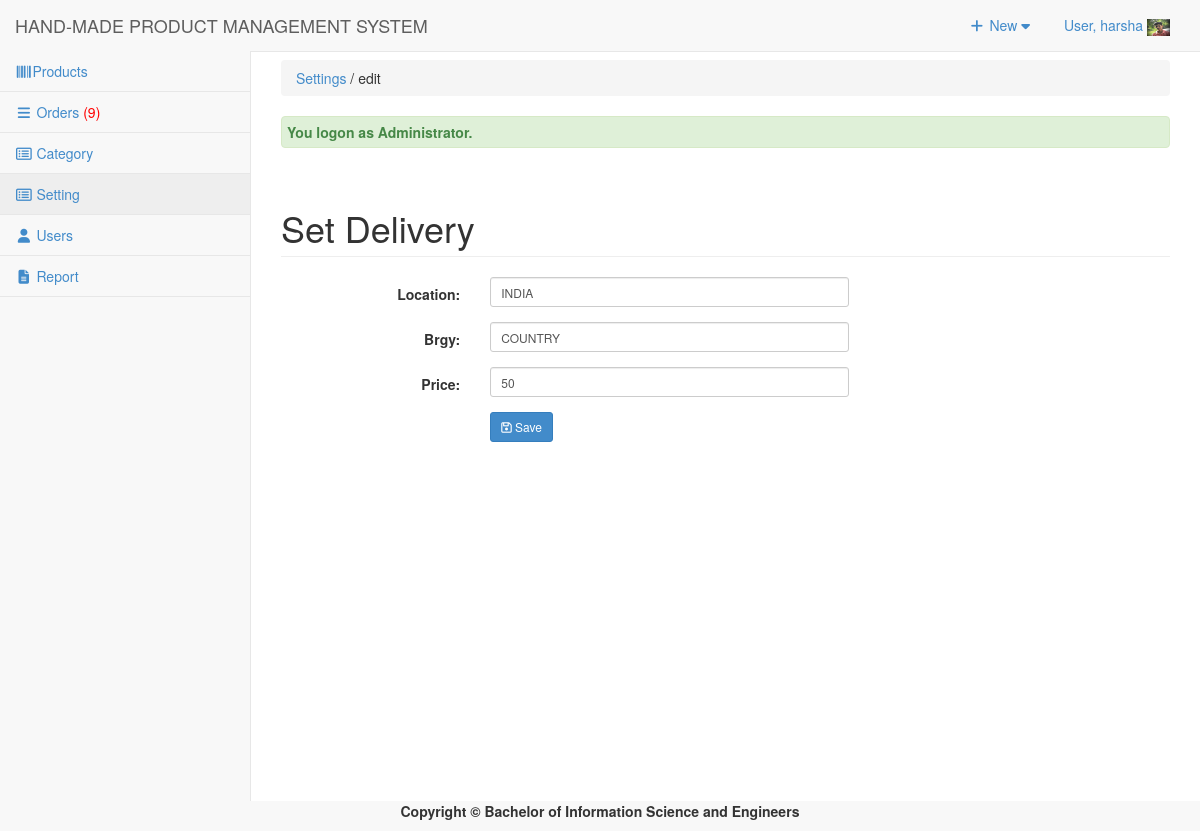
Screenshot of /admin/settings/index.php?view=edit&id=1 (signed in) with the database file from the repository.
### tables this page shows
CREATE TABLE `tbluseraccount` (
  `USERID` int(11) NOT NULL,
  `U_NAME` varchar(122) NOT NULL,
  `U_USERNAME` varchar(122) NOT NULL,
  `U_PASS` varchar(122) NOT NULL,
  `U_ROLE` varchar(30) NOT NULL,
  `USERIMAGE` varchar(255) NOT NULL
);

CREATE TABLE `tblsetting` (
  `SETTINGID` int(11) NOT NULL,
  `PLACE` text NOT NULL,
  `BRGY` varchar(90) NOT NULL,
  `DELPRICE` double NOT NULL
);

### admin/settings/index.php (called while the page is built, shortened)
<?php
require_once("../../include/initialize.php");
$view = (isset($_GET['view']) && $_GET['view'] != '') ? $_GET['view'] : '';
$header=$view;
$title="Settings";
require_once ("../theme/templates.php");
?>

### include/database.php (called while the page is built, shortened)
<?php
class Database {
	var $sql_string = '';
	private $conn;
	public function open_connection() {
		$this->conn = mysqli_connect(server,user,pass);
		if(!$this->conn){
			echo "Problem in database connection! Contact administrator!";
			exit();
		}else{
			$db_select = mysqli_select_db($this->conn,database_name);
		}
	}
	function setQuery($sql='') {
		$this->sql_string=$sql;
	}
	function executeQuery() {
		$result = mysqli_query($this->conn,$this->sql_string);
		return $result;
	}
	private function confirm_query($result) {
		return $result;
	}
	function loadSingleResult() {
		$cur = $this->executeQuery();
		while ($row = mysqli_fetch_object($cur)) {
		return $data = $row;
		}
	}
	public function num_rows($result_set) {
		return mysqli_num_rows($result_set);
	}
}
$mydb = new Database();
?>

### include/accounts.php (called while the page is built, shortened)
<?php
require_once(LIB_PATH.DS.'database.php');
class User {
	protected static  $tblname = "tbluseraccount";
	function single_user($id=""){
			global $mydb;
			$mydb->setQuery("SELECT * FROM ".self::$tblname."
				Where USERID= '{$id}' LIMIT 1");
			$cur = $mydb->loadSingleResult();
			return $cur;
	}
}
?>

### include/settings.php (called while the page is built, shortened)
<?php
require_once(LIB_PATH.DS.'database.php');
class Setting {
	protected static  $tblname = "tblsetting";
	function single_setting($id=""){
			global $mydb;
			$mydb->setQuery("SELECT * FROM ".self::$tblname."
				Where SETTINGID= '{$id}' LIMIT 1");
			$cur = $mydb->loadSingleResult();
			return $cur;
	}
}
?>

### admin/settings/setDeliveryFee.php (the view, shortened to what this page needs)
<?php
 if (isset($_GET['id'])){
  @$ID = $_GET['id'];
  $setting = New Setting();
  $set = $setting->single_setting($ID);
 ?>
<form class="form-horizontal span6" action="controller.php?action=edit" method="POST" enctype="multipart/form-data"    >
 <div class="row">
         <div class="col-lg-12">
            <h1 class="page-header">Set Delivery</h1>
          </div>
       </div>
                 <div class="form-group">
                    <div class="col-md-8">
                      <label class="col-md-4 control-label" for=
                      "PLACE">Location:</label>
                      <div class="col-md-8">
                             <input class="form-control input-sm" id="PLACE" name="PLACE" placeholder=
                            "Location" type="text" value="<?php echo $set->PLACE ?>">
                      </div>
                    </div>
                  </div>
                  <div class="form-group">
                    <div class="col-md-8">
                      <label class="col-md-4 control-label" for=
                      "BRGY">Brgy:</label>
                      <div class="col-md-8">
                             <input class="form-control input-sm" id="BRGY" name="BRGY" placeholder=
                            "Location" type="text" value="<?php echo $set->BRGY ?>">
                      </div>
                    </div>
                  </div>
                  <div class="form-group">
                    <div class="col-md-8">
                      <label class="col-md-4 control-label" for=
                      "DELPRICE">Price:</label>
                      <div class="col-md-8">
                             <input class="form-control input-sm" id="DELPRICE" name="DELPRICE" placeholder=
                            "Delivery Price" type="text" value="<?php echo $set->DELPRICE ?>">
                      </div>
                    </div>
                  </div>
             <div class="form-group">
                    <div class="col-md-8">
                      <label class="col-md-4 control-label" for=
                      "idno"></label>
                      <div class="col-md-8">
                        <button class="btn  btn-primary btn-sm" name="save" type="submit" ><span class="fa fa-save fw-fa"></span> Save</button>
                      </div>
                    </div>
                  </div>
        </form>
<?php   }
?>

### admin/theme/templates.php (shortened to what this page needs)
<!DOCTYPE html>
<html lang="en">
<head>
<link href="<?php echo web_root; ?>admin/css/bootstrap.min.css" rel="stylesheet">
<link href="<?php echo web_root; ?>admin/css/metisMenu.min.css" rel="stylesheet">
<link href="<?php echo web_root; ?>admin/css/timeline.css" rel="stylesheet">
<link href="<?php echo web_root; ?>admin/css/sb-admin-2.css" rel="stylesheet">
<link href="<?php echo web_root; ?>admin/font/css/font-awesome.min.css" rel="stylesheet" type="text/css">
<link href="<?php echo web_root; ?>admin/font/font-awesome.min.css" rel="stylesheet" type="text/css">
<link href="<?php echo web_root; ?>admin/css/dataTables.bootstrap.css" rel="stylesheet">
<link href="<?php echo web_root; ?>css/bootstrap-datetimepicker.min.css" rel="stylesheet" media="screen">
<link href="<?php echo web_root; ?>css/datepicker.css" rel="stylesheet" media="screen">
<link href="<?php echo web_root; ?>admin/css/costum.css" rel="stylesheet">
<link href="<?php echo web_root; ?>admin/css/ekko-lightbox.css" rel="stylesheet">
</head>
  <?php
    $query = "SELECT * FROM tblsummary WHERE ORDEREDSTATS = 'Pending'";
    $mydb->setQuery($query);
    $cur = $mydb->executeQuery();
    $rowscount = $mydb->num_rows($cur);
    $res = isset($rowscount)? $rowscount : 0;
    if($res>0){
    $order = '<span style="color:red;">('.$res.')</span>';
    }else{
        $order = '<span> ('.$res.')</span>';
    }
?>
<body>
   <div id="wrapper">
        <nav class="navbar navbar-default navbar-static-top  " role="navigation" style="margin-bottom: 0">
            <div class="navbar-header">
                 <a class="navbar-brand"  href="<?php echo web_root; ?>admin/index.php" >HAND-MADE PRODUCT MANAGEMENT SYSTEM</a>
            </div>
            <ul class="nav navbar-top-links navbar-right">
                 <li class="dropdown">
                    <a class="dropdown-toggle" data-toggle="dropdown" href="#">
                        <i class="fa fa-plus fa-fw"></i> New  <i class="fa fa-caret-down"></i>
                    </a>
                </li>
<?php
 $user = New User();
$singleuser = $user->single_user($_SESSION['USERID']);
?>
                <li class="dropdown">
                    <a class="dropdown-toggle" data-toggle="dropdown" href="#">
                        User, <?php echo $_SESSION['U_NAME']; ?> <img title="profile image" width="23px" height="17px" src="<?php echo web_root.'admin/user/'.$singleuser ->USERIMAGE ?>">
                    </a>
                </li>
            </ul>
            <div class="navbar-default sidebar" role="navigation">
                <div class="sidebar-nav navbar-collapse">
                    <ul class="nav" id="side-menu">
                        <li>
                             <a href="<?php echo web_root; ?>admin/products/index.php"><i class="fa fa-barcode fa-fw"></i>Products </a>
                        </li>
                        <li>
                             <a href="<?php echo web_root; ?>admin/orders/index.php" ><i class="fa fa-reorder fa-fw"></i>  Orders <?php echo $order; ?></a>
                  </li>
                         <li>
                             <a href="<?php echo web_root; ?>admin/category/index.php" ><i class="fa fa-list-alt fa-fw"></i>  Category </a>
                        </li>
                        <?php if ($_SESSION['U_ROLE']=='Administrator') {
                        ?>
                         <li>
                             <a href="<?php echo web_root; ?>admin/settings/index.php" ><i class="fa fa-list-alt fa-fw"></i>  Setting </a>
                        </li>
                          <li>
                            <a href="<?php echo web_root; ?>admin/user/index.php" ><i class="fa fa-user fa-fw"></i> Users </a>
                        </li>
                         <li>
                            <a href="<?php echo web_root; ?>admin/report/index.php" ><i class="fa  fa-file-text fa-fw"></i> Report </a>
                        </li>
                 <?php }  ?>
                    </ul>
                </div>
            </div>
        </nav>
  <div id="page-wrapper">
            <div class="row" >
                <div class="col-lg-12">
                    <?php
                    if ($title<>'Dashboard'){
                       echo   '<p class="breadcrumb" style="margin-top: 8px;">
                        <a href="index.php" title="'. $title.'" >'. $title.'</a>
                        '.(isset($header) ? ' / '. $header : '').'  </p>'  ;
                    } ?>
                  <?php require_once $content; ?>
                </div>
            </div>
        </div>
    </div>
</body>
      <footer><p  style="text-align: center;font-weight: bold;">Copyright &copy; Bachelor of Information Science and Engineers</p></footer>
</html>

### admin/css/sb-admin-2.css (style rules this page uses)
body { background-color: #f8f8f8; }
#wrapper { width: 100%; }
#page-wrapper { padding: 0 15px; min-height: 568px; background-color: #fff; }
@media (min-width:768px) { #page-wrapper { position: inherit; margin: 0 0 0 250px; padding: 0 30px; border-left: 1px solid #e7e7e7; } }
.navbar-top-links { margin-right: 0; }
.navbar-top-links li { display: inline-block; }
.navbar-top-links li:last-child { margin-right: 15px; }
.navbar-top-links li a { padding: 15px; min-height: 50px; }
.sidebar .sidebar-nav.navbar-collapse { padding-right: 0; padding-left: 0; }
.sidebar ul li { border-bottom: 1px solid #e7e7e7; }
.sidebar ul li a.active { background-color: #eee; }
@media (min-width:768px) { .sidebar { z-index: 1; position: absolute; width: 250px; margin-top: 51px; } }

### rows the page displays
tbluseraccount: USERIMAGE (picture)
tblsetting: PLACE "INDIA", BRGY "COUNTRY", DELPRICE "50"

### other values shown
$_SESSION['U_NAME'] "harsha"
$res "9"
$title "Settings"
$header "edit"
$_SESSION['message'] "You logon as Administrator."
